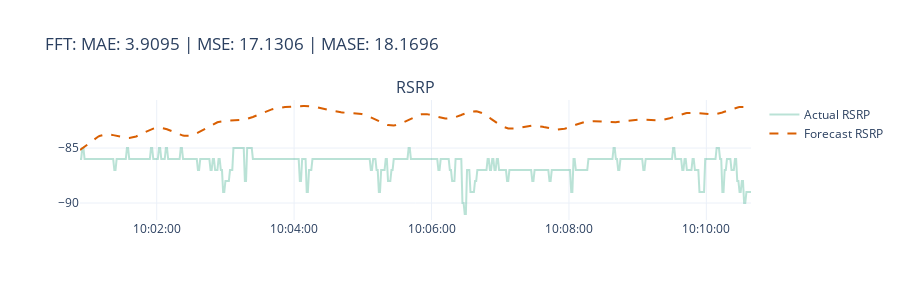

Here is the notebook cell this chart was saved with:
### Code cell
fig = plot_forecast(
    ts_actual["RSRP"],
    y_pred,
    title=f"{name}: MAE: {metrics['MAE']:.4f} | MSE: {metrics['MSE']:.4f} | MASE: {metrics['MASE']:.4f}",
)
fig.show()

### Figure 1 — Plotly figure (JSON) as saved in the notebook; plotly's stock layout.template omitted (floating-point values rounded to 4 significant figures; data arrays with more than 128 entries replaced by an {"elided": "..."} marker saying what was removed)
{"data": [{"line": {"color": "rgba(27,158,119, 0.3)"}, "mode": "lines", "name": "Actual RSRP", "type": "scatter", "x": {"elided": "587 str values"}, "xaxis": "x", "y": {"elided": "587 int values"}, "yaxis": "y"}, {"line": {"color": "rgba(217,95,2, 1)", "dash": "dash"}, "mode": "lines", "name": "Forecast RSRP", "type": "scatter", "x": {"elided": "587 str values"}, "xaxis": "x", "y": {"elided": "587 float values"}, "yaxis": "y"}], "layout": {"annotations": [{"font": {"size": 16}, "showarrow": false, "text": "RSRP", "x": 0.5, "xanchor": "center", "xref": "paper", "y": 1, "yanchor": "bottom", "yref": "paper"}], "height": 300, "showlegend": true, "title": {"text": "FFT: MAE: 3.9095 | MSE: 17.1306 | MASE: 18.1696"}, "xaxis": {"anchor": "y", "domain": [0, 1], "tickformat": "%H:%M:%S"}, "yaxis": {"anchor": "x", "domain": [0, 1]}}}
